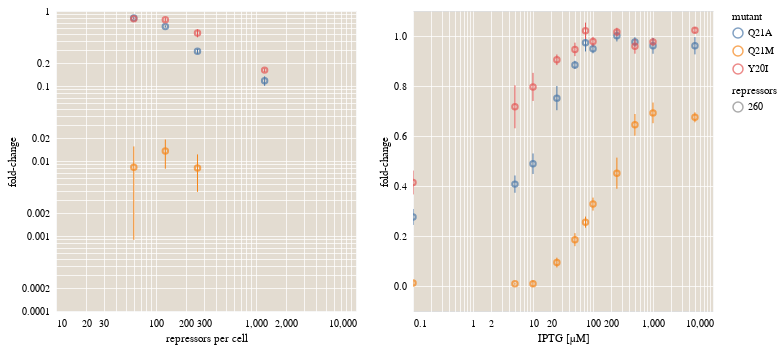

The cell this chart's notebook holds for it:
### Markdown cell above
# Part I: Naïve Model for DNA Binding Mutations - No Epistasis

### Code cell
# Set up the two base plots
leak_base = alt.Chart(DNA_summ[(DNA_summ['IPTGuM']==0) & 
                               (DNA_summ['mean'] > 0)], width=300, height=300)
ind_base = alt.Chart(DNA_summ[(DNA_summ['IPTGuM'] > 0) & (DNA_summ['repressors'] == constants['RBS1027'])], width=300, height=300)

# Plot the leakiness data first. 
leak_points = leak_base.mark_point().encode(
                x=alt.X('repressors:Q', scale=alt.Scale(type='log'), axis={'title':'repressors per cell'}),
                y=alt.Y('mean:Q', scale=alt.Scale(type='log'), axis={'title':'fold-change'}),
                color='mutant:N').interactive()

leak_err = leak_base.mark_rule().encode(
                x=alt.X('repressors:Q', scale=alt.Scale(type='log'), axis=alt.Axis(title='repressors per cell')),
                y='ymin:Q', y2='ymax:Q',
                color='mutant:N'
            ).transform_calculate(
                ymin='datum.mean - datum.sem',
                ymax='datum.mean + datum.sem'
            )

ind_points = ind_base.mark_point().encode(
                x=alt.X('IPTGuM:Q', scale=alt.Scale(type='log'), axis={'title':'IPTG [µM]'}),
                y=alt.Y('mean:Q', axis={'title':'fold-change'}),
                color='mutant:N',
                shape='repressors:N').interactive()

ind_err = ind_base.mark_rule().encode(
                x=alt.X('IPTGuM:Q', scale=alt.Scale(type='log')),
                y='ymin:Q', y2='ymax:Q',
                color='mutant:N'
            ).transform_calculate(
                ymin='datum.mean - datum.sem',
                ymax='datum.mean + datum.sem')

(leak_points + leak_err) | (ind_points + ind_err)

### Figure 1 — Vega-Lite specification as saved in the notebook (floating-point values rounded to 4 significant figures)
{"$schema": "https://vega.github.io/schema/vega-lite/v2.4.3.json", "config": {"axis": {"domain": false, "gridColor": "#ffffff", "gridOpacity": 0.75, "gridWidth": 1, "labelFont": "Lucida Sans Unicode", "tickColor": "#ffffff", "titleFont": "Lucida Sans Unicode", "titleFontWeight": "normal"}, "legend": {"labelFont": "Lucida Sans Unicode", "titleFont": "Lucida Sans Unicode", "titleFontWeight": "normal"}, "text": {"font": "Lucida Sans Unicode", "fontWeight": "normal"}, "view": {"fill": "#E3DCD1"}}, "hconcat": [{"layer": [{"data": {"values": [{"IPTGuM": 0, "class": "DNA", "mean": 0.806, "mutant": "Q21A", "repressors": 60, "sem": 0.02826}, {"IPTGuM": 0, "class": "DNA", "mean": 0.6233, "mutant": "Q21A", "repressors": 124, "sem": 0.02135}, {"IPTGuM": 0, "class": "DNA", "mean": 0.29, "mutant": "Q21A", "repressors": 260, "sem": 0.0215}, {"IPTGuM": 0, "class": "DNA", "mean": 0.1175, "mutant": "Q21A", "repressors": 1220, "sem": 0.01709}, {"IPTGuM": 0, "class": "DNA", "mean": 0.008263, "mutant": "Q21M", "repressors": 60, "sem": 0.007373}, {"IPTGuM": 0, "class": "DNA", "mean": 0.01362, "mutant": "Q21M", "repressors": 124, "sem": 0.005726}, {"IPTGuM": 0, "class": "DNA", "mean": 0.00806, "mutant": "Q21M", "repressors": 260, "sem": 0.004178}, {"IPTGuM": 0, "class": "DNA", "mean": 0.788, "mutant": "Y20I", "repressors": 60, "sem": 0.0173}, {"IPTGuM": 0, "class": "DNA", "mean": 0.7647, "mutant": "Y20I", "repressors": 124, "sem": 0.04696}, {"IPTGuM": 0, "class": "DNA", "mean": 0.5081, "mutant": "Y20I", "repressors": 260, "sem": 0.06247}, {"IPTGuM": 0, "class": "DNA", "mean": 0.1628, "mutant": "Y20I", "repressors": 1220, "sem": 0.009395}]}, "encoding": {"color": {"field": "mutant", "type": "nominal"}, "x": {"axis": {"title": "repressors per cell"}, "field": "repressors", "scale": {"type": "log"}, "type": "quantitative"}, "y": {"axis": {"title": "fold-change"}, "field": "mean", "scale": {"type": "log"}, "type": "quantitative"}}, "height": 300, "mark": "point", "selection": {"selector088": {"bind": "scales", "encodings": ["x", "y"], "mark": {"fill": "#333", "fillOpacity": 0.125, "stroke": "white"}, "on": "[mousedown, window:mouseup] > window:mousemove!", "resolve": "global", "translate": "[mousedown, window:mouseup] > window:mousemove!", "type": "interval", "zoom": "wheel!"}}, "width": 300}, {"data": {"values": [{"IPTGuM": 0, "class": "DNA", "mean": 0.806, "mutant": "Q21A", "repressors": 60, "sem": 0.02826}, {"IPTGuM": 0, "class": "DNA", "mean": 0.6233, "mutant": "Q21A", "repressors": 124, "sem": 0.02135}, {"IPTGuM": 0, "class": "DNA", "mean": 0.29, "mutant": "Q21A", "repressors": 260, "sem": 0.0215}, {"IPTGuM": 0, "class": "DNA", "mean": 0.1175, "mutant": "Q21A", "repressors": 1220, "sem": 0.01709}, {"IPTGuM": 0, "class": "DNA", "mean": 0.008263, "mutant": "Q21M", "repressors": 60, "sem": 0.007373}, {"IPTGuM": 0, "class": "DNA", "mean": 0.01362, "mutant": "Q21M", "repressors": 124, "sem": 0.005726}, {"IPTGuM": 0, "class": "DNA", "mean": 0.00806, "mutant": "Q21M", "repressors": 260, "sem": 0.004178}, {"IPTGuM": 0, "class": "DNA", "mean": 0.788, "mutant": "Y20I", "repressors": 60, "sem": 0.0173}, {"IPTGuM": 0, "class": "DNA", "mean": 0.7647, "mutant": "Y20I", "repressors": 124, "sem": 0.04696}, {"IPTGuM": 0, "class": "DNA", "mean": 0.5081, "mutant": "Y20I", "repressors": 260, "sem": 0.06247}, {"IPTGuM": 0, "class": "DNA", "mean": 0.1628, "mutant": "Y20I", "repressors": 1220, "sem": 0.009395}]}, "encoding": {"color": {"field": "mutant", "type": "nominal"}, "x": {"axis": {"title": "repressors per cell"}, "field": "repressors", "scale": {"type": "log"}, "type": "quantitative"}, "y": {"field": "ymin", "type": "quantitative"}, "y2": {"field": "ymax", "type": "quantitative"}}, "height": 300, "mark": "rule", "transform": [{"as": "ymin", "calculate": "datum.mean - datum.sem"}, {"as": "ymax", "calculate": "datum.mean + datum.sem"}], "width": 300}]}, {"layer": [{"data": {"values": [{"IPTGuM": 0.1, "class": "DNA", "mean": 0.2762, "mutant": "Q21A", "repressors": 260, "sem": 0.03192}, {"IPTGuM": 5, "class": "DNA", "mean": 0.4075, "mutant": "Q21A", "repressors": 260, "sem": 0.03455}, {"IPTGuM": 10, "class": "DNA", "mean": 0.4892, "mutant": "Q21A", "repressors": 260, "sem": 0.04099}, {"IPTGuM": 25, "class": "DNA", "mean": 0.7515, "mutant": "Q21A", "repressors": 260, "sem": 0.04839}, {"IPTGuM": 50, "class": "DNA", "mean": 0.8844, "mutant": "Q21A", "repressors": 260, "sem": 0.01632}, {"IPTGuM": 75, "class": "DNA", "mean": 0.9731, "mutant": "Q21A", "repressors": 260, "sem": 0.0349}, {"IPTGuM": 100, "class": "DNA", "mean": 0.9486, "mutant": "Q21A", "repressors": 260, "sem": 0.01786}, {"IPTGuM": 250, "class": "DNA", "mean": 1.001, "mutant": "Q21A", "repressors": 260, "sem": 0.02273}, {"IPTGuM": 500, "class": "DNA", "mean": 0.9762, "mutant": "Q21A", "repressors": 260, "sem": 0.01897}, {"IPTGuM": 1000, "class": "DNA", "mean": 0.9607, "mutant": "Q21A", "repressors": 260, "sem": 0.03171}, {"IPTGuM": 5000, "class": "DNA", "mean": 0.9611, "mutant": "Q21A", "repressors": 260, "sem": 0.03458}, {"IPTGuM": 0.1, "class": "DNA", "mean": 0.01181, "mutant": "Q21M", "repressors": 260, "sem": 0.007504}, {"IPTGuM": 5, "class": "DNA", "mean": 0.008865, "mutant": "Q21M", "repressors": 260, "sem": 0.003981}, {"IPTGuM": 10, "class": "DNA", "mean": 0.009331, "mutant": "Q21M", "repressors": 260, "sem": 0.0128}, {"IPTGuM": 25, "class": "DNA", "mean": 0.09376, "mutant": "Q21M", "repressors": 260, "sem": 0.01963}, {"IPTGuM": 50, "class": "DNA", "mean": 0.1853, "mutant": "Q21M", "repressors": 260, "sem": 0.02604}, {"IPTGuM": 75, "class": "DNA", "mean": 0.2554, "mutant": "Q21M", "repressors": 260, "sem": 0.02224}, {"IPTGuM": 100, "class": "DNA", "mean": 0.3276, "mutant": "Q21M", "repressors": 260, "sem": 0.02599}, {"IPTGuM": 250, "class": "DNA", "mean": 0.4513, "mutant": "Q21M", "repressors": 260, "sem": 0.06226}, {"IPTGuM": 500, "class": "DNA", "mean": 0.6446, "mutant": "Q21M", "repressors": 260, "sem": 0.04342}, {"IPTGuM": 1000, "class": "DNA", "mean": 0.6925, "mutant": "Q21M", "repressors": 260, "sem": 0.04136}, {"IPTGuM": 5000, "class": "DNA", "mean": 0.6748, "mutant": "Q21M", "repressors": 260, "sem": 0.01997}, {"IPTGuM": 0.1, "class": "DNA", "mean": 0.4139, "mutant": "Y20I", "repressors": 260, "sem": 0.04778}, {"IPTGuM": 5, "class": "DNA", "mean": 0.7168, "mutant": "Y20I", "repressors": 260, "sem": 0.08598}, {"IPTGuM": 10, "class": "DNA", "mean": 0.7963, "mutant": "Y20I", "repressors": 260, "sem": 0.05618}, {"IPTGuM": 25, "class": "DNA", "mean": 0.9048, "mutant": "Y20I", "repressors": 260, "sem": 0.02114}, {"IPTGuM": 50, "class": "DNA", "mean": 0.9465, "mutant": "Y20I", "repressors": 260, "sem": 0.02694}, {"IPTGuM": 75, "class": "DNA", "mean": 1.021, "mutant": "Y20I", "repressors": 260, "sem": 0.03277}, {"IPTGuM": 100, "class": "DNA", "mean": 0.9776, "mutant": "Y20I", "repressors": 260, "sem": 0.01884}, {"IPTGuM": 250, "class": "DNA", "mean": 1.016, "mutant": "Y20I", "repressors": 260, "sem": 0.01727}, {"IPTGuM": 500, "class": "DNA", "mean": 0.9589, "mutant": "Y20I", "repressors": 260, "sem": 0.02966}, {"IPTGuM": 1000, "class": "DNA", "mean": 0.9765, "mutant": "Y20I", "repressors": 260, "sem": 0.01614}, {"IPTGuM": 5000, "class": "DNA", "mean": 1.023, "mutant": "Y20I", "repressors": 260, "sem": 0.01211}]}, "encoding": {"color": {"field": "mutant", "type": "nominal"}, "shape": {"field": "repressors", "type": "nominal"}, "x": {"axis": {"title": "IPTG [µM]"}, "field": "IPTGuM", "scale": {"type": "log"}, "type": "quantitative"}, "y": {"axis": {"title": "fold-change"}, "field": "mean", "type": "quantitative"}}, "height": 300, "mark": "point", "selection": {"selector089": {"bind": "scales", "encodings": ["x", "y"], "mark": {"fill": "#333", "fillOpacity": 0.125, "stroke": "white"}, "on": "[mousedown, window:mouseup] > window:mousemove!", "resolve": "global", "translate": "[mousedown, window:mouseup] > window:mousemove!", "type": "interval", "zoom": "wheel!"}}, "width": 300}, {"data": {"values": [{"IPTGuM": 0.1, "class": "DNA", "mean": 0.2762, "mutant": "Q21A", "repressors": 260, "sem": 0.03192}, {"IPTGuM": 5, "class": "DNA", "mean": 0.4075, "mutant": "Q21A", "repressors": 260, "sem": 0.03455}, {"IPTGuM": 10, "class": "DNA", "mean": 0.4892, "mutant": "Q21A", "repressors": 260, "sem": 0.04099}, {"IPTGuM": 25, "class": "DNA", "mean": 0.7515, "mutant": "Q21A", "repressors": 260, "sem": 0.04839}, {"IPTGuM": 50, "class": "DNA", "mean": 0.8844, "mutant": "Q21A", "repressors": 260, "sem": 0.01632}, {"IPTGuM": 75, "class": "DNA", "mean": 0.9731, "mutant": "Q21A", "repressors": 260, "sem": 0.0349}, {"IPTGuM": 100, "class": "DNA", "mean": 0.9486, "mutant": "Q21A", "repressors": 260, "sem": 0.01786}, {"IPTGuM": 250, "class": "DNA", "mean": 1.001, "mutant": "Q21A", "repressors": 260, "sem": 0.02273}, {"IPTGuM": 500, "class": "DNA", "mean": 0.9762, "mutant": "Q21A", "repressors": 260, "sem": 0.01897}, {"IPTGuM": 1000, "class": "DNA", "mean": 0.9607, "mutant": "Q21A", "repressors": 260, "sem": 0.03171}, {"IPTGuM": 5000, "class": "DNA", "mean": 0.9611, "mutant": "Q21A", "repressors": 260, "sem": 0.03458}, {"IPTGuM": 0.1, "class": "DNA", "mean": 0.01181, "mutant": "Q21M", "repressors": 260, "sem": 0.007504}, {"IPTGuM": 5, "class": "DNA", "mean": 0.008865, "mutant": "Q21M", "repressors": 260, "sem": 0.003981}, {"IPTGuM": 10, "class": "DNA", "mean": 0.009331, "mutant": "Q21M", "repressors": 260, "sem": 0.0128}, {"IPTGuM": 25, "class": "DNA", "mean": 0.09376, "mutant": "Q21M", "repressors": 260, "sem": 0.01963}, {"IPTGuM": 50, "class": "DNA", "mean": 0.1853, "mutant": "Q21M", "repressors": 260, "sem": 0.02604}, {"IPTGuM": 75, "class": "DNA", "mean": 0.2554, "mutant": "Q21M", "repressors": 260, "sem": 0.02224}, {"IPTGuM": 100, "class": "DNA", "mean": 0.3276, "mutant": "Q21M", "repressors": 260, "sem": 0.02599}, {"IPTGuM": 250, "class": "DNA", "mean": 0.4513, "mutant": "Q21M", "repressors": 260, "sem": 0.06226}, {"IPTGuM": 500, "class": "DNA", "mean": 0.6446, "mutant": "Q21M", "repressors": 260, "sem": 0.04342}, {"IPTGuM": 1000, "class": "DNA", "mean": 0.6925, "mutant": "Q21M", "repressors": 260, "sem": 0.04136}, {"IPTGuM": 5000, "class": "DNA", "mean": 0.6748, "mutant": "Q21M", "repressors": 260, "sem": 0.01997}, {"IPTGuM": 0.1, "class": "DNA", "mean": 0.4139, "mutant": "Y20I", "repressors": 260, "sem": 0.04778}, {"IPTGuM": 5, "class": "DNA", "mean": 0.7168, "mutant": "Y20I", "repressors": 260, "sem": 0.08598}, {"IPTGuM": 10, "class": "DNA", "mean": 0.7963, "mutant": "Y20I", "repressors": 260, "sem": 0.05618}, {"IPTGuM": 25, "class": "DNA", "mean": 0.9048, "mutant": "Y20I", "repressors": 260, "sem": 0.02114}, {"IPTGuM": 50, "class": "DNA", "mean": 0.9465, "mutant": "Y20I", "repressors": 260, "sem": 0.02694}, {"IPTGuM": 75, "class": "DNA", "mean": 1.021, "mutant": "Y20I", "repressors": 260, "sem": 0.03277}, {"IPTGuM": 100, "class": "DNA", "mean": 0.9776, "mutant": "Y20I", "repressors": 260, "sem": 0.01884}, {"IPTGuM": 250, "class": "DNA", "mean": 1.016, "mutant": "Y20I", "repressors": 260, "sem": 0.01727}, {"IPTGuM": 500, "class": "DNA", "mean": 0.9589, "mutant": "Y20I", "repressors": 260, "sem": 0.02966}, {"IPTGuM": 1000, "class": "DNA", "mean": 0.9765, "mutant": "Y20I", "repressors": 260, "sem": 0.01614}, {"IPTGuM": 5000, "class": "DNA", "mean": 1.023, "mutant": "Y20I", "repressors": 260, "sem": 0.01211}]}, "encoding": {"color": {"field": "mutant", "type": "nominal"}, "x": {"field": "IPTGuM", "scale": {"type": "log"}, "type": "quantitative"}, "y": {"field": "ymin", "type": "quantitative"}, "y2": {"field": "ymax", "type": "quantitative"}}, "height": 300, "mark": "rule", "transform": [{"as": "ymin", "calculate": "datum.mean - datum.sem"}, {"as": "ymax", "calculate": "datum.mean + datum.sem"}], "width": 300}]}]}
